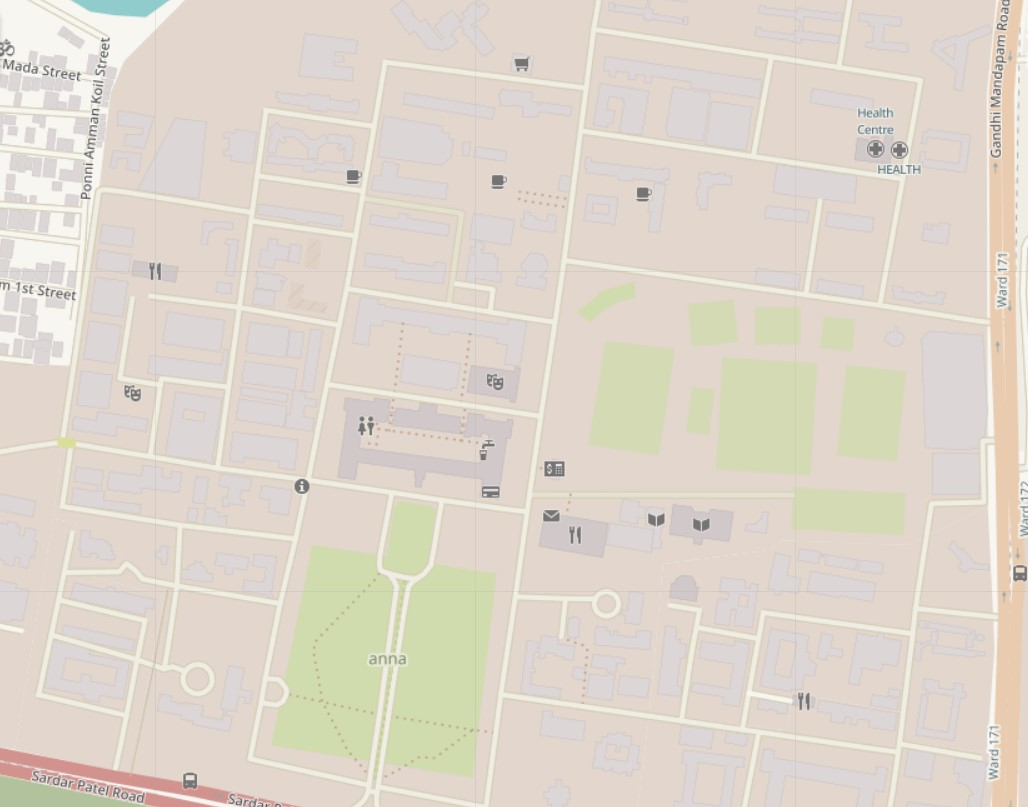
#> input picture 123.jpg, 1028 x 807 px
$ jupyter execute --allow-errors 'Dijkstra'"'"'s algorithm using CV.ipynb'
#> lines starting #> are read from the running program, lines starting #| are printed output that depends on the picture
[cell 1]
import cv2
import numpy as np
import matplotlib.pyplot as plt

coordinates = []
distances = []
x_cord = []
y_cord = []

def get_coordinates(event, x, y, flags, param): #event coordinate get method
    if event == cv2.EVENT_LBUTTONDOWN:
        coordinates.append((x, y))
        x_cord.append(x)
        y_cord.append(y)
        print(f"Point {len(coordinates)} - Coordinates: ({x}, {y})")

        if len(coordinates) >= 2:
            point1 = coordinates[-2]
            point2 = coordinates[-1]
            distance = np.linalg.norm(np.array(point1) - np.array(point2)) #to find distance
            distances.append(distance)
            print(f"Distance from point {len(coordinates)-1} to point {len(coordinates)}: {distance}")

def display_points(image_path, coords):
    image = cv2.imread(image_path)

    for i, (x, y) in enumerate(coords):
        cv2.circle(image, (x, y), 5, (0, 255, 0), -1)
        cv2.putText(image, str(i+1), (x-10, y-10), cv2.FONT_HERSHEY_SIMPLEX, 0.5, (0, 0, 255), 2)

    cv2.imshow("Image", image)
    cv2.waitKey(0)
    cv2.destroyAllWindows()

def find_coordinates(image_path):
#> called with image_path = '123.jpg'
    global coordinates, distances
    coordinates = []
    distances = []
    x_cord = []
    y_cord = []


    image = cv2.imread(image_path)
#> image is the input picture: shape (807, 1028, 3); mean B, G, R 203.6, 214.8, 223.2
    cv2.namedWindow("Image")
    cv2.setMouseCallback("Image", get_coordinates)

    while True:
        cv2.imshow("Image", image)
        key = cv2.waitKey(1) & 0xFF
#> (key q is pressed here)

        if key == ord("q"):
            break

    cv2.destroyAllWindows()

    print("\nCoordinates:")
    for i, (x, y) in enumerate(coordinates):
        print(f"Point {i+1}: ({x}, {y})")

    print("\nDistances:")
    for i, distance in enumerate(distances):
        print(f"Distance from point {i+1} to point {i+2}: {distance}")

    display_points(image_path, coordinates)

# Example usage
image_path = "123.jpg"
find_coordinates(image_path)

[cell 2]
x_cord

[cell 3]
y_cord

[cell 4]
distances = list(np.around(np.array(distances),2))

[cell 5]
distances

[cell 6]
plt.scatter(x_cord, y_cord)
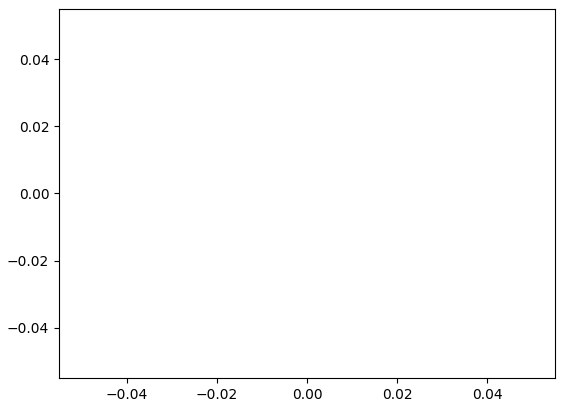
#> figure drawn by matplotlib, 1 panel

[cell 7]
import networkx as nx
import matplotlib.pyplot as plt

# Create an empty graph
G = nx.Graph()

# Add nodes to the graph with their coordinates
for i, (x, y) in enumerate(coordinates):
    node_label = f"{i+1}"
    G.add_node(node_label, pos=(x, y))

# Add edges with their distances
for i in range(len(distances)):
    node1_label = f"{i+1}"
    node2_label = f"{i+2}"
    distance = distances[i]
    G.add_edge(node1_label, node2_label, distance=distance)

# Get node positions and edge distances
node_positions = nx.get_node_attributes(G, 'pos')
edge_distances = nx.get_edge_attributes(G, 'distance')

# Create a new figure and axis
fig, ax = plt.subplots(figsize=(10, 8))

# Draw the graph on the axis with custom styling
nx.draw(G, pos=node_positions, with_labels=True, node_size=800, node_color='lightblue', font_weight='bold',
        edge_color='gray', width=2, ax=ax)
nx.draw_networkx_edge_labels(G, pos=node_positions, edge_labels=edge_distances, font_color='red', ax=ax)
ax.set_aspect('equal')

# Adjust the spacing and limits
ax.margins(0.75)
ax.autoscale(tight=True)
